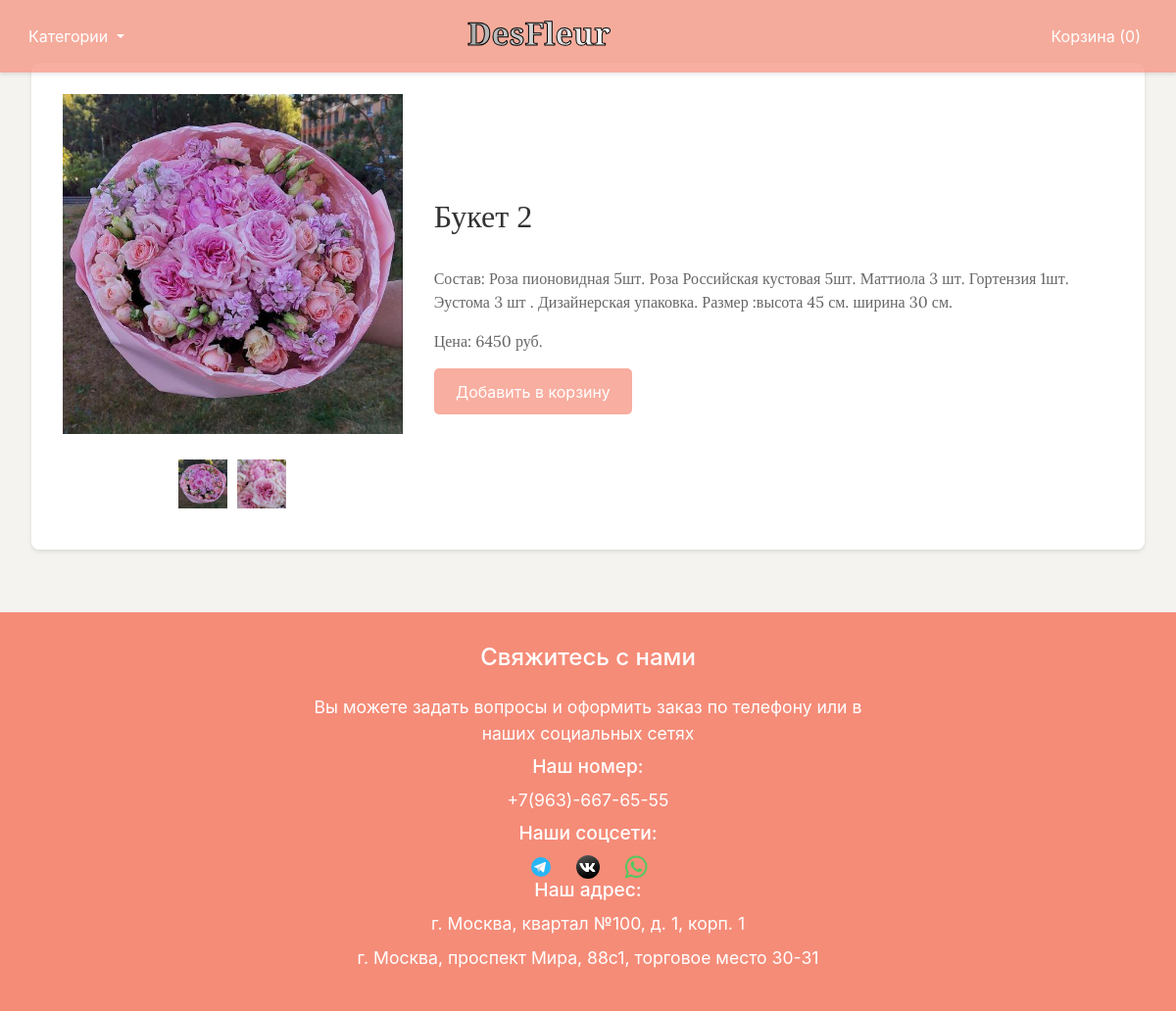
Screenshot of /flower/3 with the database file from the repository.
### tables this page shows
CREATE TABLE flowers (id INTEGER PRIMARY KEY AUTOINCREMENT, name TEXT NOT NULL, description TEXT, price INTEGER NOT NULL, image_paths TEXT, category TEXT NOT NULL);

### app.py (the view)
@app.route('/flower/<int:flower_id>')
def flower(flower_id):
    flower = models.get_flower(flower_id)
    cart_items = session.get('cart', [])
    total_price = sum(item[3] for item in cart_items)
    return render_template('product.html', flower=flower, total_price=total_price)

### models.py (called while the page is built)
def get_flower(flower_id):
    conn = sqlite3.connect('flowers.db')
    c = conn.cursor()
    c.execute('SELECT * FROM flowers WHERE id = ?', (flower_id,))
    flower = c.fetchone()
    conn.close()
    return flower

### templates/product.html
{% extends 'base.html' %}
{% block content %}
<div class="flower-details">
    <div class="flower-images-description">
        <div class="flower-images">
            <div class="main-image">
                {% if flower[4] %}
                {% set image_paths = flower[4].split(',') %}
                <img id="main-image" src="../{{ image_paths[0] }}" alt="{{ flower[1] }}"
                     style="width: 100%; height: auto;">
                {% else %}
                <img src="{{ url_for('static', filename='images/placeholder.jpg') }}" alt="Placeholder">
                {% endif %}
            </div>
            <div class="thumbnails">
                {% if flower[4] %}
                {% for image_path in image_paths %}
                <img class="thumbnail" src="../{{ image_path }}" alt="{{ flower[1] }}"
                     style="width: 50px; height: 50px; cursor: pointer;">
                {% endfor %}
                {% endif %}
            </div>
        </div>
        <div class="flower-info" style="background-color: white">
            <h1>{{ flower[1] }}</h1>
            <p>{{ flower[2] }}</p>
            <p>Цена: {{ flower[3] }} руб.</p>
            <a class="add-to-cart-button" href="{{ url_for('add_to_cart', flower_id=flower[0]) }}">Добавить в
                корзину</a>
        </div>
    </div>
</div>
{% endblock %}

### static/css/styles.css (style rules this page uses)
body { font-family: 'Lora', serif; background-color: #ffff78; margin: 0; padding: 0; color: #333; display: flex; flex-direction: column; min-height: 100vh; }
.flower-info { background-color: #fffff8; border-radius: 0 0 8px 8px; }
.flower-info p { color: #666666; font-family: 'Lora', serif; font-size: 1em; font-weight: normal; }
.flower-details { background-color: #ffffff; border-radius: 8px; box-shadow: 0 2px 4px rgba(0, 0, 0, 0.1); width: 100%; max-width: 1200px; margin: 2em auto; padding: 2em; display: flex; justify-content: center; }
.flower-images-description { display: flex; width: 100%; }
.flower-images { flex: 1; display: flex; flex-direction: column; align-items: center; margin-right: 2em; }
.main-image { margin-bottom: 1em; }
.thumbnails { display: flex; justify-content: center; gap: 10px; }
.flower-info { flex: 2; display: flex; flex-direction: column; justify-content: center; background-color: #f4f3ef; }
.flower-info h1 { color: #333; font-family: 'Playfair Display', serif; font-size: 2em; margin-bottom: 1em; }
.flower-info p { color: #666; font-family: 'Lora', serif; font-size: 1em; margin-bottom: 1em; }
.add-to-cart-button { background-color: rgba(245, 140, 120, 0.7); color: white; padding: 0.7em 1.4em; border: none; border-radius: 5px; cursor: pointer; font-size: 1em; align-self: flex-start; }
.thumbnails { display: flex; align-items: center; overflow-x: auto; gap: 10px; padding: 10px 0; }

### rows the page displays
flowers: name "Букет 2", description "Состав: Роза пионовидная 5шт. Роза Российская кустовая 5шт. Маттиола 3 шт. Гортензия 1шт. Эустома 3 шт . Дизайнерская упаковка. Размер :высота 45 см. ширина 30 см.", price "6450"

### other values shown
{{ session.get('cart', [])|length }} "0"
